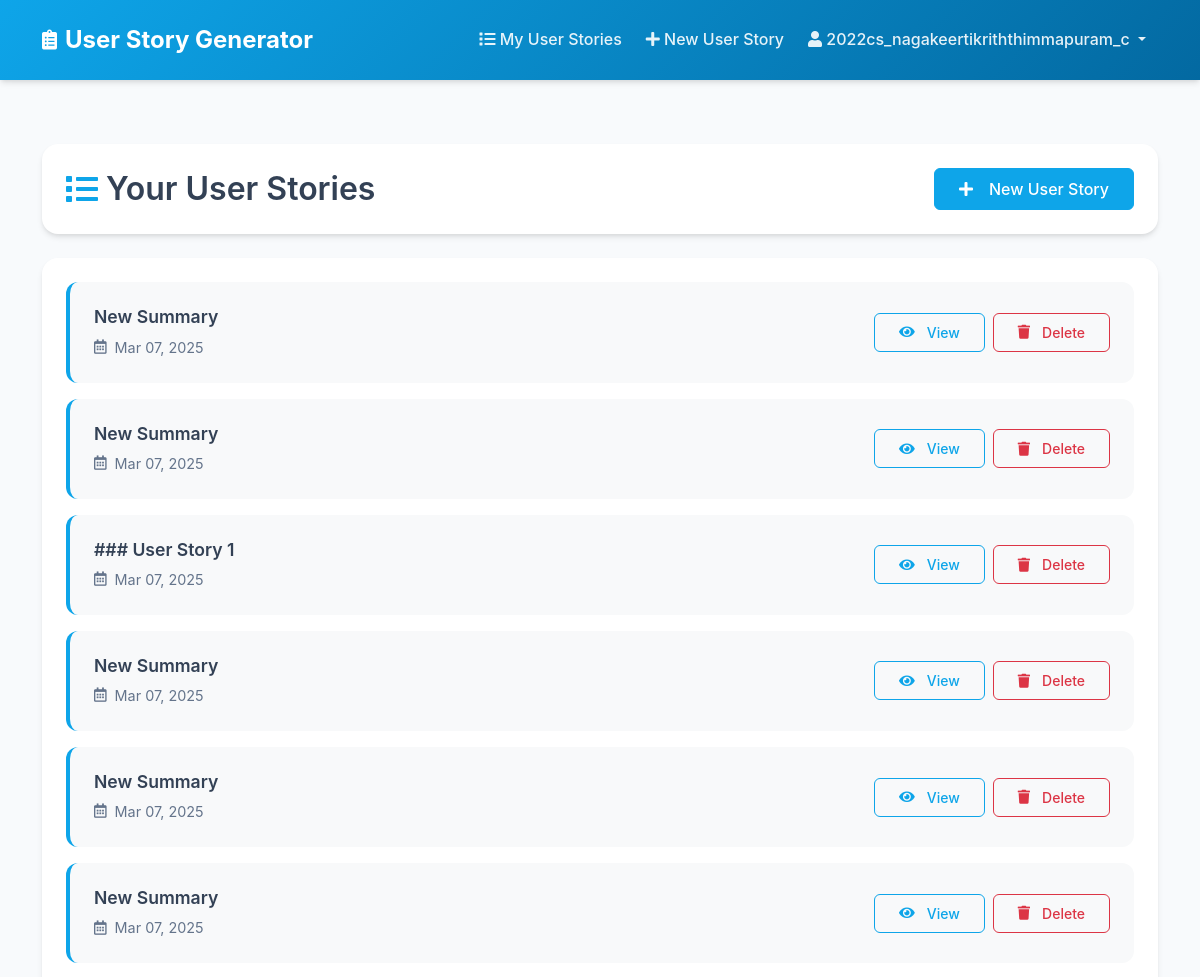
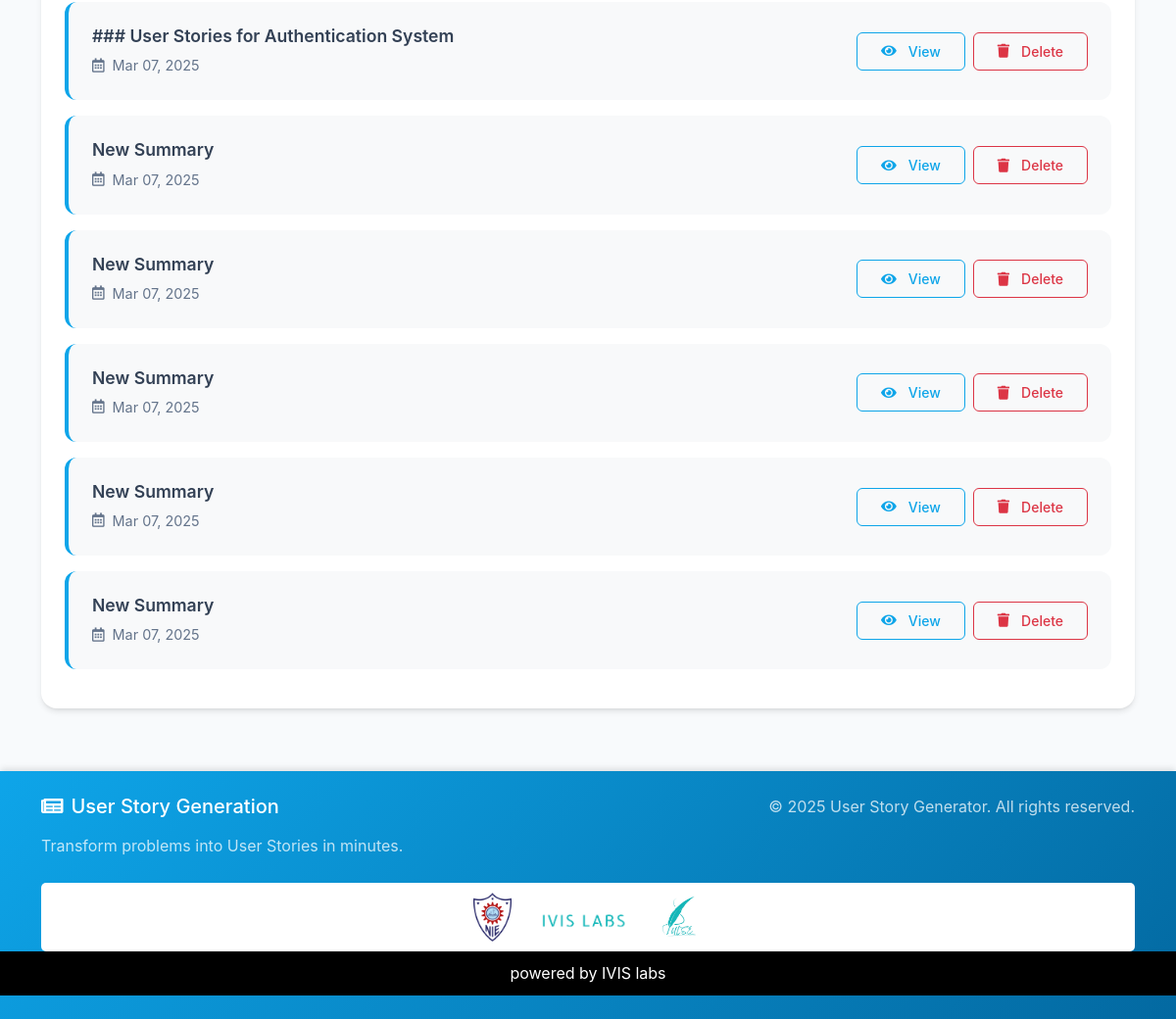
Screenshot of /chat-list/ (signed in) with the database file from the repository (2 pictures, top to bottom).
### chat/models.py (models this page shows, shortened)
class Conversation(models.Model):
    user = models.ForeignKey(User, on_delete=models.CASCADE)
    title = models.CharField(max_length=200)
    created_at = models.DateTimeField(auto_now_add=True)

### chat/views.py (the view)
# urls.py: path('chat-list/', views.chat_list, name='chat_list'),
@login_required
def chat_list(request):
    conversations = Conversation.objects.filter(user=request.user).order_by('-created_at')
    return render(request, 'chat/chat_list.html', {'conversations': conversations})

### chat/templates/chat/chat_list.html (shortened to what this page needs)
{% extends 'chat/base.html' %} {% block content %}
<div class="chat-list-page">
  <div class="container">
    <div class="row">
      <div class="col-md-12">
        <div class="page-header slide-up">
          <h2 class="mb-0">
            <i class="fas fa-list me-2"></i>Your User Stories
          </h2>
          <a href="{% url 'new_chat' %}" class="btn btn-primary">
            <i class="fas fa-plus me-2"></i>New User Story
          </a>
        </div>
        <div
          class="conversations-container slide-up"
          style="animation-delay: 0.1s"
        >
          {% if conversations %} {% for conversation in conversations %}
          <div class="conversation-card animate-card">
            <div class="conversation-info">
              <h3 class="conversation-title">
                <a href="{% url 'chat' conversation.id %}"
                  >{{ conversation.title }}</a
                >
              </h3>
              <span class="conversation-date">
                <i class="far fa-calendar-alt me-1"></i>
                {{ conversation.created_at|date:"M d, Y" }}
              </span>
            </div>
            <div class="conversation-actions">
              <a
                href="{% url 'chat' conversation.id %}"
                class="btn btn-outline-primary btn-sm"
              >
                <i class="fas fa-eye me-1"></i>View
              </a>
              <button
                type="button"
                class="btn btn-outline-danger btn-sm"
                data-bs-toggle="modal"
                data-bs-target="#deleteModal{{ conversation.id }}"
              >
                <i class="fas fa-trash me-1"></i>Delete
              </button>
            </div>
          </div>
          {% endfor %} {% endif %}
        </div>
      </div>
    </div>
  </div>
</div>
{% endblock %}

### chat/templates/chat/base.html (shortened to what this page needs)
{% load static %}
<!DOCTYPE html>
<html>
  <head>
    <link
      href="https://cdn.jsdelivr.net/npm/bootstrap@5.1.3/dist/css/bootstrap.min.css"
      rel="stylesheet"
    />
    <link
      rel="stylesheet"
      href="https://cdnjs.cloudflare.com/ajax/libs/font-awesome/5.15.4/css/all.min.css"
    />
  </head>
  <body>
    <nav class="navbar navbar-expand-lg navbar-dark">
      <div class="container">
        <a class="navbar-brand" href="{% url 'landing_page' %}">
          <i class="fas fa-clipboard-list"></i> User Story Generator
        </a>
        <div class="collapse navbar-collapse" id="navbarNav">
          <ul class="navbar-nav ms-auto">
            {% if user.is_authenticated %}
              <li class="nav-item">
                <a class="nav-link" href="{% url 'chat_list' %}">
                  <i class="fas fa-list"></i> My User Stories
                </a>
              </li>
              <li class="nav-item">
                <a class="nav-link" href="{% url 'new_chat' %}">
                  <i class="fas fa-plus"></i> New User Story
                </a>
              </li>
              <li class="nav-item dropdown">
                <a
                  class="nav-link dropdown-toggle"
                  href="#"
                  id="navbarDropdown"
                  role="button"
                  data-bs-toggle="dropdown"
                >
                  <i class="fas fa-user"></i> {{ user.username }}
                </a>
              </li>
            {% endif %}
          </ul>
        </div>
      </div>
    </nav>
    <div class="main-content">
      {% block content %}
      {% endblock %}
    </div>
    <footer class="py-4">
      <div class="container">
        <div class="row">
          <div class="col-md-6">
            <h5 class="mb-3">
              <i class="fas fa-newspaper me-2"></i>User Story Generation
            </h5>
            <p class="mb-0 opacity-75">
              Transform problems into User Stories in minutes.
            </p>
          </div>
          <div class="col-md-6 text-md-end">
            <p class="mb-0 opacity-75">
              &copy; {% now "Y" %} User Story Generator. All rights reserved.
            </p>
          </div>
        </div>
        <div class="row mt-4">
          <div class="col-12">
            <div class="footer-logos-container">
              <div class="footer-logos">
                <img src="{% static 'NIE_University.png' %}" alt="NIE Logo">
                <img src="{% static 'IVIS_logo.png' %}" alt="IVIS Labs Logo">
                <img src="{% static 'PULSE LOGO.png' %}" alt="Pulse Logo">
              </div>
            </div>
          </div>
        </div>
      </div>
      <div class="footer-powered-by">
        <div class="container">
          <p class="mb-0 text-center">powered by IVIS labs</p>
        </div>
      </div>
    </footer>
  </body>
</html>

### chat/templates/chat/base.html (style rules this page uses)
:root { --primary-color: #0ea5e9; --primary-hover: #0284c7; --secondary-color: #0369a1; --background-color: #f8fafc; --card-bg: #ffffff; --text-color: #334155; --text-muted: #64748b; --border-color: #e2e8f0; --transition-speed: 0.3s; --shadow-sm: 0 1px 3px rgba(0, 0, 0, 0.1); --shadow-md: 0 4px 6px -1px rgba(0, 0, 0, 0.1), 0 2px 4px -1px rgba(0, 0, 0, 0.06); --shadow-lg: 0 10px 15px -3px rgba(0, 0, 0, 0.1), 0 4px 6px -2px rgba(0, 0, 0, 0.05); --radius-sm: 0.375rem; --radius-md: 0.75rem; --radius-lg: 1rem; }
body { min-height: 100vh; display: flex; flex-direction: column; background-color: var(--background-color); color: var(--text-color); font-family: "Inter", -apple-system, BlinkMacSystemFont, sans-serif; line-height: 1.6; }
.main-content { flex: 1; padding: 2rem 0; }
.navbar { background: linear-gradient( 135deg, var(--primary-color), var(--secondary-color) ); box-shadow: var(--shadow-md); padding: 1rem 0; position: sticky; top: 0; z-index: 1000; transition: all var(--transition-speed) ease; }
.navbar-brand { font-weight: 700; font-size: 1.5rem; color: white !important; display: flex; align-items: center; gap: 0.5rem; }
.navbar-brand i { font-size: 1.25rem; }
.nav-link { font-weight: 500; color: rgba(255, 255, 255, 0.9) !important; transition: all var(--transition-speed) ease; padding: 0.5rem 1rem; border-radius: var(--radius-sm); margin: 0 0.25rem; }
footer { background: linear-gradient( 135deg, var(--primary-color), var(--secondary-color) ); color: white; padding: 2rem 0; margin-top: auto; box-shadow: 0 -4px 6px -1px rgba(0, 0, 0, 0.1); }
.btn { border-radius: var(--radius-sm); padding: 0.5rem 1.5rem; transition: all var(--transition-speed) ease; font-weight: 500; display: inline-flex; align-items: center; gap: 0.5rem; }
.btn-primary { background-color: var(--primary-color); border-color: var(--primary-color); }
.btn-outline-primary { color: var(--primary-color); border-color: var(--primary-color); }
.slide-up { animation: slideUp 0.5s ease; }
.footer-logos-container { background-color: white; padding: 10px; border-radius: 5px; display: flex; justify-content: center; align-items: center; }
.footer-logos { display: flex; flex-wrap: nowrap; justify-content: center; align-items: center; }
.footer-logos img { max-height: 50px; margin: 0 10px; }
.footer-powered-by { background-color: #000; color: #fff; padding: 10px 0; }

### chat/templates/chat/chat_list.html (style rules this page uses)
.chat-list-page { padding: 2rem 0; min-height: calc(100vh - 56px); }
.page-header { display: flex; justify-content: space-between; align-items: center; background: var(--card-bg); padding: 1.5rem; border-radius: var(--radius-lg); box-shadow: var(--shadow-md); margin-bottom: 1.5rem; }
.page-header h2 { display: flex; align-items: center; font-weight: 600; color: var(--text-color); }
.page-header h2 i { color: var(--primary-color); }
.conversations-container { background: var(--card-bg); padding: 1.5rem; border-radius: var(--radius-lg); box-shadow: var(--shadow-md); }
.conversation-card { display: flex; justify-content: space-between; align-items: center; padding: 1.5rem; border-radius: var(--radius-md); background: #f8f9fa; margin-bottom: 1rem; transition: all 0.3s ease; border-left: 4px solid var(--primary-color); }
.animate-card { animation: fadeIn 0.5s ease-in-out forwards; animation-delay: 0.1s; opacity: 0; }
.animate-card:nth-child(2) { animation-delay: 0.2s; }
.animate-card:nth-child(3) { animation-delay: 0.3s; }
.animate-card:nth-child(4) { animation-delay: 0.4s; }
.animate-card:nth-child(5) { animation-delay: 0.5s; }
.conversation-info { flex: 1; }
.conversation-title { font-size: 1.1rem; margin-bottom: 0.5rem; font-weight: 600; }
.conversation-title a { color: var(--text-color); text-decoration: none; transition: color 0.3s ease; }
.conversation-date { font-size: 0.9rem; color: var(--text-muted); display: flex; align-items: center; gap: 0.25rem; }
.conversation-actions { display: flex; gap: 0.5rem; }

### rows the page displays
Conversation: title "New Summary", created_at "Mar 07, 2025"
Conversation: title "New Summary", created_at "Mar 07, 2025"
Conversation: title "### User Story 1", created_at "Mar 07, 2025"
Conversation: title "New Summary", created_at "Mar 07, 2025"
Conversation: title "New Summary", created_at "Mar 07, 2025"
Conversation: title "New Summary", created_at "Mar 07, 2025"
Conversation: title "### User Stories for Authentication System", created_at "Mar 07, 2025"
Conversation: title "New Summary", created_at "Mar 07, 2025"
Conversation: title "New Summary", created_at "Mar 07, 2025"
Conversation: title "New Summary", created_at "Mar 07, 2025"
Conversation: title "New Summary", created_at "Mar 07, 2025"
Conversation: title "New Summary", created_at "Mar 07, 2025"

### other values shown
{{ user.username }} "2022cs_nagakeertikriththimmapuram_c"
